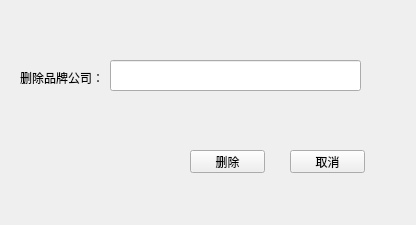
<?xml version="1.0" encoding="UTF-8"?>
<ui version="4.0">
 <class>delete_2</class>
 <widget class="QWidget" name="delete_2">
  <property name="geometry">
   <rect>
    <x>0</x>
    <y>0</y>
    <width>416</width>
    <height>225</height>
   </rect>
  </property>
  <property name="windowTitle">
   <string>删除</string>
  </property>
  <widget class="QPushButton" name="pushButton_4">
   <property name="geometry">
    <rect>
     <x>290</x>
     <y>150</y>
     <width>75</width>
     <height>23</height>
    </rect>
   </property>
   <property name="text">
    <string>取消</string>
   </property>
  </widget>
  <widget class="QPushButton" name="pushButton_3">
   <property name="geometry">
    <rect>
     <x>190</x>
     <y>150</y>
     <width>75</width>
     <height>23</height>
    </rect>
   </property>
   <property name="text">
    <string>删除</string>
   </property>
  </widget>
  <widget class="QLineEdit" name="lineEdit">
   <property name="geometry">
    <rect>
     <x>110</x>
     <y>60</y>
     <width>251</width>
     <height>31</height>
    </rect>
   </property>
  </widget>
  <widget class="QLabel" name="label">
   <property name="geometry">
    <rect>
     <x>20</x>
     <y>70</y>
     <width>81</width>
     <height>16</height>
    </rect>
   </property>
   <property name="text">
    <string>删除品牌公司：</string>
   </property>
  </widget>
 </widget>
 <resources/>
 <connections/>
</ui>
